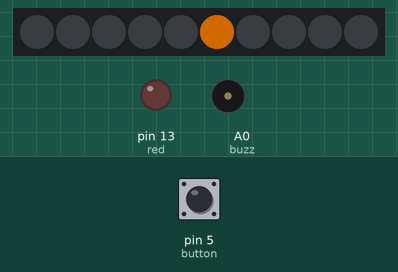
Bench run of a sketch on a simulated Arduino Uno, built for the host (arithmetic inside an expression is 32-bit, double 64-bit). On the bench: 10 RGB LEDs in strip order, left to right, output pins drawn as LEDs (lit = HIGH), buzzer (waves = sounding). Inputs (shaded band) come from the test bench; at power-on: pin 5 (button) LOW. Dim RGB values are drawn brighter than linear; random numbers use the default seed unless the sketch sets one.

Above: at 1.6 s.
1.7 s: pin 5 (button) pulled HIGH for 0.15 s
At 4.9 s:
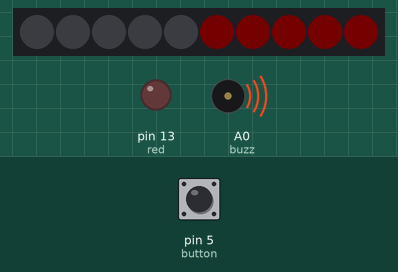
5.4 s: pin 5 (button) pulled HIGH for 1 s
At 6.7 s:
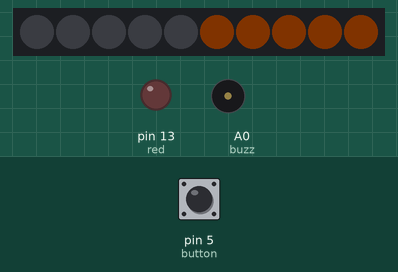
8.4 s: pin 5 (button) pulsed HIGH 2 times (0.12 s each, 0.3 s apart)
At 30.81 s:
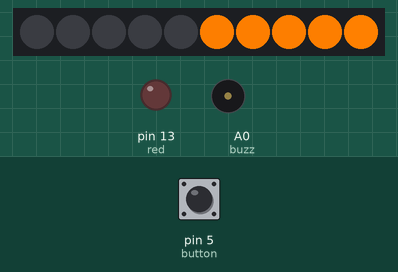
Timing chart, 0 to 32.3 s (numbered marks = the images above; inputs shaded):
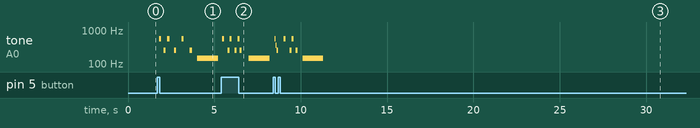

The sketch:

mfbadge.ino
```cpp
// ei mf badge

#include "FastLED.h"
#define NUM_LEDS 10
#define LED_TYPE WS2812B
#define COLOR_ORDER GRB
CRGB leds[NUM_LEDS];

const int NEO   = 8;
const int button    = 5;
const int buzz  = A0;
const int red   = 13;

void setup() {
  FastLED.addLeds<LED_TYPE, NEO, COLOR_ORDER>(leds, NUM_LEDS).setCorrection( TypicalLEDStrip );
  pinMode(button, INPUT_PULLDOWN);
  pinMode(buzz, OUTPUT);
  pinMode(red, OUTPUT);
  digitalWrite(red, LOW);
  ran();
}

void loop() {
  sunrise();
  day();
  for (int x = 0; x < 5000; x++) {
    if (digitalRead(button) == HIGH) {
      beeper();
    }
    delay(1);
  }
  sunset();
  moonrise();
  night();
  for (int x = 0; x < 5000; x++) {
    if (digitalRead(button) == HIGH) {
      beeper();
    }
    delay(1);
  }
  moonset();
  ran();
}

void ran() {
  int a = random(255);
  int b = random(255);
  int c = random(255);
  for (int x = 0; x < 10; x++) {
    pixel(a, b, c, x);
    delay(20);
  }
  for (int x = 0; x < 10; x++) {
    pixel(0, 0, 0, x);
    delay(20);
  }
}

void sunrise() {
  pixel(255, 128, 0, 9);
  delay(200);
  pixel(255, 128, 0, 8);
  pixel(120, 60, 0, 9);
  delay(200);
  pixel(255, 128, 0, 7);
  pixel(120, 60, 0, 8);
  pixel(0, 0, 0, 9);
  delay(200);
  pixel(255, 128, 0, 6);
  pixel(120, 60, 0, 7);
  pixel(0, 0, 0, 8);
  delay(200);
  pixel(255, 128, 0, 5);
  pixel(120, 60, 0, 6);
  pixel(0, 0, 0, 7);
  delay(200);
  pixel(120, 60, 0, 5);
  pixel(0, 0, 0, 6);
  delay(200);
  pixel(0, 0, 0, 5);
}

void day() {
  for (int x = 0; x < 250; x++) {
    if (digitalRead(button) == HIGH) {
      beeper();
    }
    int y = x / 2;
    pixel(x, y, 0, 5);
    pixel(x, y, 0, 6);
    pixel(x, y, 0, 7);
    pixel(x, y, 0, 8);
    pixel(x, y, 0, 9);
    delay(50);
  }
}

void sunset() {
  pixel(255, 128, 0, 9);
  delay(200);
  pixel(255, 128, 0, 8);
  pixel(120, 60, 0, 9);
  delay(200);
  pixel(255, 128, 0, 7);
  pixel(120, 60, 0, 8);
  pixel(0, 0, 0, 9);
  delay(200);
  pixel(255, 128, 0, 6);
  pixel(120, 60, 0, 7);
  pixel(0, 0, 0, 8);
  delay(200);
  pixel(255, 128, 0, 5);
  pixel(120, 60, 0, 6);
  pixel(0, 0, 0, 7);
  delay(200);
  pixel(120, 60, 0, 5);
  pixel(0, 0, 0, 6);
  delay(200);
  pixel(0, 0, 0, 5);
}

void moonrise() {
  pixel(0, 0, 255, 9);
  delay(200);
  pixel(0, 0, 255, 8);
  pixel(0, 0, 120, 9);
  delay(200);
  pixel(0, 0, 255, 7);
  pixel(0, 0, 120, 8);
  pixel(0, 0, 0, 9);
  delay(200);
  pixel(0, 0, 255, 6);
  pixel(0, 0, 120, 7);
  pixel(0, 0, 0, 8);
  delay(200);
  pixel(0, 0, 255, 5);
  pixel(0, 0, 120, 6);
  pixel(0, 0, 0, 7);
  delay(200);
  pixel(0, 0, 120, 5);
  pixel(0, 0, 0, 6);
  delay(200);
  pixel(0, 0, 0, 5);
}

void night() {
  for (int x = 0; x < 250; x++) {
    if (digitalRead(button) == HIGH) {
      beeper();
    }
    pixel(0, 0, x, 5);
    pixel(0, 0, x, 6);
    pixel(0, 0, x, 7);
    pixel(0, 0, x, 8);
    pixel(0, 0, x, 9);
    delay(50);
  }
}

void moonset() {
  pixel(0, 0, 255, 9);
  delay(200);
  pixel(0, 0, 255, 8);
  pixel(0, 0, 120, 9);
  delay(200);
  pixel(0, 0, 255, 7);
  pixel(0, 0, 120, 8);
  pixel(0, 0, 0, 9);
  delay(200);
  pixel(0, 0, 255, 6);
  pixel(0, 0, 120, 7);
  pixel(0, 0, 0, 8);
  delay(200);
  pixel(0, 0, 255, 5);
  pixel(0, 0, 120, 6);
  pixel(0, 0, 0, 7);
  delay(200);
  pixel(0, 0, 120, 5);
  pixel(0, 0, 0, 6);
  delay(200);
  pixel(0, 0, 0, 5);
}

void beeper() {
  for (int w = 0; w < 3; w++) {
    noise(buzz, 1100, 100);
    delay(random(500));
    noise(buzz, 500, 100);
    delay(random(400));
  }
  noise(buzz, 300, 1200);
}

void pixel(int r, int g, int b, int p) {
  leds[p] = CRGB (r, g, b);
  FastLED.show();
}

void noise (unsigned char buzzpin, int htz, long tim) {
  int p;
  long da = (long)(1000000 / htz);
  long lt = (long)((tim * 1000) / (da * 2));
  for (p = 0; p < lt; p++) {
    digitalWrite(buzzpin, HIGH);
    delayMicroseconds(da);
    digitalWrite(buzzpin, LOW);
    delayMicroseconds(da);
  }
}
```

Measured:
- after the input at 1.7 s, tone on A0 (buzz): plays 548 Hz for 0.12 s, 250 Hz for 0.12 s, 548 Hz for 0.12 s, 250 Hz for 0.12 s, 548 Hz for 0.12 s, 250 Hz for 0.12 s … (7 notes in this stretch), starting after 0.10 s
- after the input at 5.4 s, tone on A0 (buzz): plays 548 Hz for 0.12 s, 250 Hz for 0.12 s, 548 Hz for 0.12 s, 250 Hz for 0.12 s, 548 Hz for 0.12 s, 250 Hz for 0.12 s … (7 notes in this stretch), starting after 0.05 s
- after the input at 8.4 s, tone on A0 (buzz): plays 548 Hz for 0.08 s, 355 Hz for 0.04 s, 250 Hz for 0.08 s, 548 Hz for 0.12 s, 250 Hz for 0.12 s, 548 Hz for 0.12 s … (8 notes in this stretch), starting after 0.09 s
